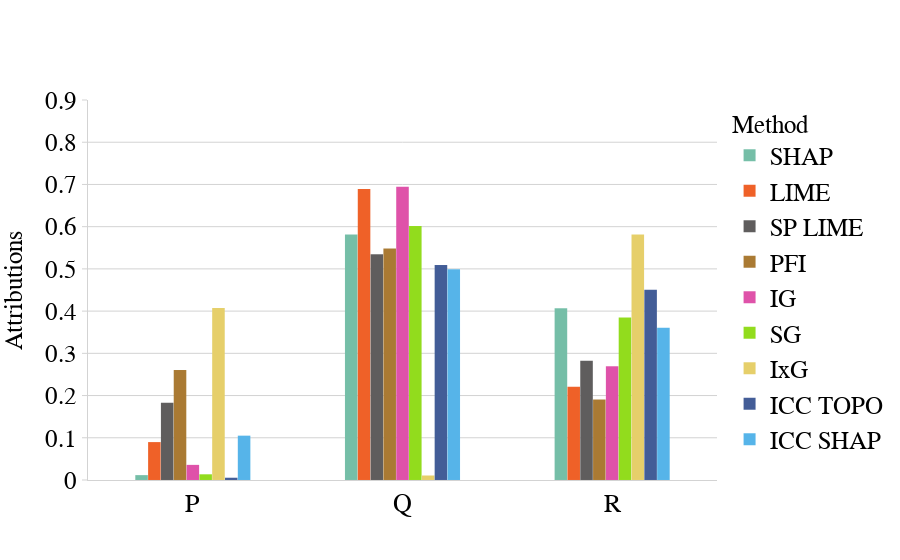

Write notebook code for a chart like this one.
### Code cell
# Load JSON
with open(PREFIX +"attributions/syn/attribution.json", "r") as f:
    data = json.load(f)
global_explanations = data['global_explanations']    
generate_attr_plot(global_explanations,config)

### Figure 1 — Plotly figure (JSON) as saved in the notebook; plotly's stock layout.template omitted (floating-point values rounded to 4 significant figures)
{"data": [{"marker": {"color": "#75bea7", "line": {"width": 0.05}}, "name": "SHAP", "type": "bar", "width": 0.06, "x": ["P", "Q", "R"], "y": [0.01158, 0.5816, 0.4068]}, {"marker": {"color": "#ef6128", "line": {"width": 0.05}}, "name": "LIME", "type": "bar", "width": 0.06, "x": ["P", "Q", "R"], "y": [0.08982, 0.6895, 0.2207]}, {"marker": {"color": "#5f5d5d", "line": {"width": 0.05}}, "name": "SP LIME", "type": "bar", "width": 0.06, "x": ["P", "Q", "R"], "y": [0.1829, 0.5345, 0.2826]}, {"marker": {"color": "#AA7A33", "line": {"width": 0.05}}, "name": "PFI", "type": "bar", "width": 0.06, "x": ["P", "Q", "R"], "y": [0.2607, 0.5486, 0.1907]}, {"marker": {"color": "#df52a9", "line": {"width": 0.05}}, "name": "IG", "type": "bar", "width": 0.06, "x": ["P", "Q", "R"], "y": [0.03582, 0.6946, 0.2696]}, {"marker": {"color": "#92dc1d", "line": {"width": 0.05}}, "name": "SG", "type": "bar", "width": 0.06, "x": ["P", "Q", "R"], "y": [0.01352, 0.6016, 0.3849]}, {"marker": {"color": "#e6cf6a", "line": {"width": 0.05}}, "name": "IxG", "type": "bar", "width": 0.06, "x": ["P", "Q", "R"], "y": [0.4076, 0.01071, 0.5817]}, {"marker": {"color": "#435d97", "line": {"width": 0.05}}, "name": "ICC TOPO", "type": "bar", "width": 0.06, "x": ["P", "Q", "R"], "y": [0.005392, 0.5092, 0.4505]}, {"marker": {"color": "#56B4E9", "line": {"width": 0.05}}, "name": "ICC SHAP", "type": "bar", "width": 0.06, "x": ["P", "Q", "R"], "y": [0.105, 0.4992, 0.3608]}], "layout": {"bargap": 0.45, "bargroupgap": 1, "barmode": "group", "font": {"size": 14}, "legend": {"font": {"color": "black", "family": "Times New Roman", "size": 25}, "title": {"font": {"color": "black", "family": "Times New Roman", "size": 25}, "text": "Method"}}, "plot_bgcolor": "rgba(0,0,0,0)", "showlegend": true, "xaxis": {"linecolor": "lightgray", "range": [-0.5, 2.5], "showgrid": false, "tickcolor": "lightgray", "tickfont": {"color": "black", "family": "Times New Roman", "size": 26}, "tickmode": "array", "ticktext": ["P", "Q", "R"], "tickvals": [0, 1, 2]}, "yaxis": {"dtick": 0.1, "gridcolor": "lightgray", "linecolor": "lightgray", "range": [0, 0.9], "showgrid": true, "tickcolor": "lightgray", "tickfont": {"color": "black", "family": "Times New Roman", "size": 25}, "ticks": "outside", "title": {"font": {"color": "black", "family": "Times New Roman", "size": 25}, "text": "Attributions"}}}}
